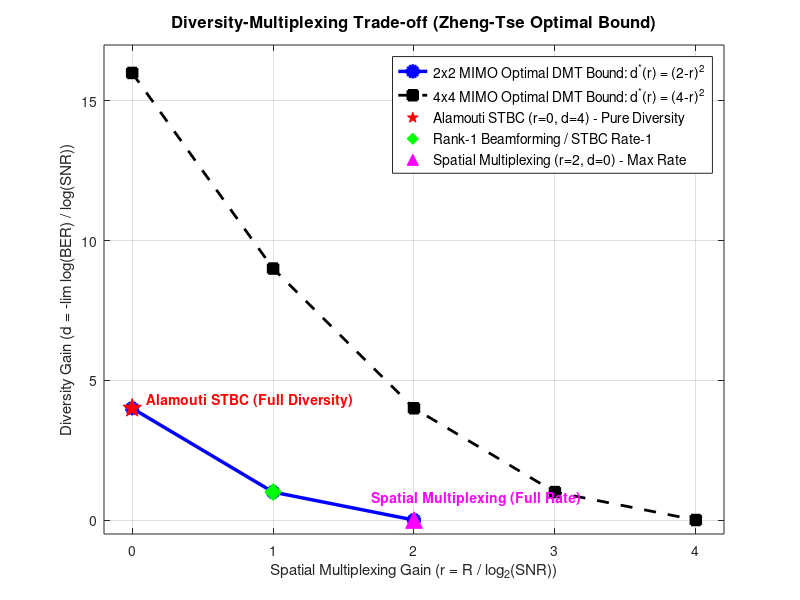

The MATLAB source for this figure:
% DMT_TRADEOFF_ANALYZER
% Evaluates the fundamental Zheng-Tse Diversity-Multiplexing Tradeoff (DMT) for fixed MIMO.
% Plots theoretical bounds and overlays operating points of Alamouti STBC vs Spatial Multiplexing.

clear; clc; close all;

fprintf('=================================================================\n');
fprintf(' STAGE 6: Zheng-Tse Diversity-Multiplexing Tradeoff (DMT) Analysis\n');
fprintf('=================================================================\n');

fig_dir = fullfile(fileparts(mfilename('fullpath')), 'figures');
if ~exist(fig_dir, 'dir'), mkdir(fig_dir); end

%% 1. Theoretical DMT Curves for 2x2 and 4x4 MIMO
% Zheng & Tse (2003): d*(r) = (Nt - r) * (Nr - r) for integer r
% Piecewise linear curve connecting integer multiplexing gains r

% 2x2 MIMO
r_2x2 = [0, 1, 2];
d_2x2 = [(2-0)*(2-0), (2-1)*(2-1), (2-2)*(2-2)]; % [4, 1, 0]

% 4x4 MIMO
r_4x4 = [0, 1, 2, 3, 4];
d_4x4 = [(4-0)*(4-0), (4-1)*(4-1), (4-2)*(4-2), (4-3)*(4-3), (4-4)*(4-4)]; % [16, 9, 4, 1, 0]

figure('Name', 'Diversity-Multiplexing Tradeoff (DMT)', 'Position', [100, 100, 850, 520]);

% Plot 2x2 Bound
plot(r_2x2, d_2x2, 'b-o', 'LineWidth', 2.5, 'MarkerFaceColor', 'b', 'MarkerSize', 8, 'DisplayName', '2x2 MIMO Optimal DMT Bound: d^*(r) = (2-r)^2');
hold on;

% Plot 4x4 Bound
plot(r_4x4, d_4x4, 'k--s', 'LineWidth', 2.0, 'MarkerFaceColor', 'k', 'MarkerSize', 7, 'DisplayName', '4x4 MIMO Optimal DMT Bound: d^*(r) = (4-r)^2');

% Operating points for 2x2 Schemes
plot(0, 4, 'rp', 'MarkerSize', 14, 'MarkerFaceColor', 'r', 'DisplayName', 'Alamouti STBC (r=0, d=4) - Pure Diversity');
plot(1, 1, 'gd', 'MarkerSize', 12, 'MarkerFaceColor', 'g', 'DisplayName', 'Rank-1 Beamforming / STBC Rate-1');
plot(2, 0, 'm^', 'MarkerSize', 12, 'MarkerFaceColor', 'm', 'DisplayName', 'Spatial Multiplexing (r=2, d=0) - Max Rate');

grid on;
xlim([-0.2, 4.2]);
ylim([-0.5, 17]);
xlabel('Spatial Multiplexing Gain (r = R / log_2(SNR))', 'FontSize', 11);
ylabel('Diversity Gain (d = -lim log(BER) / log(SNR))', 'FontSize', 11);
title('Diversity-Multiplexing Trade-off (Zheng-Tse Optimal Bound)', 'FontSize', 12, 'FontWeight', 'bold');
legend('Location', 'northeast', 'FontSize', 10);

% Annotations
text(0.1, 4.3, 'Alamouti STBC (Full Diversity)', 'FontSize', 10, 'FontWeight', 'bold', 'Color', 'r');
text(1.7, 0.8, 'Spatial Multiplexing (Full Rate)', 'FontSize', 10, 'FontWeight', 'bold', 'Color', 'm');

saveas(gcf, fullfile(fig_dir, 'dmt_diversity_multiplexing_curve.png'));
fprintf('[Stage 6 DMT Complete] Plot saved to 06_master_runner_and_benchmarks/figures/\n');
